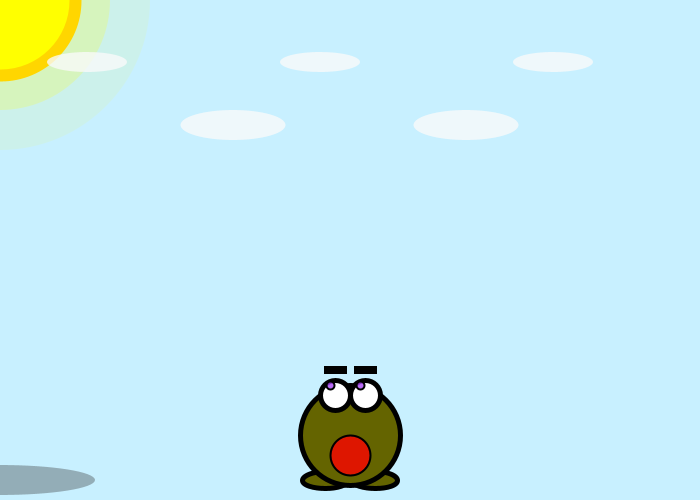
Frame 1 (no input)
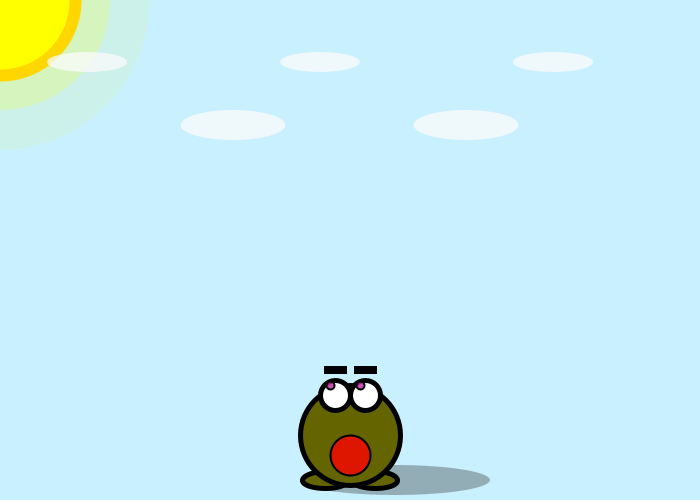
Frame 60 (the mouse pressed at the canvas centre just before this capture)
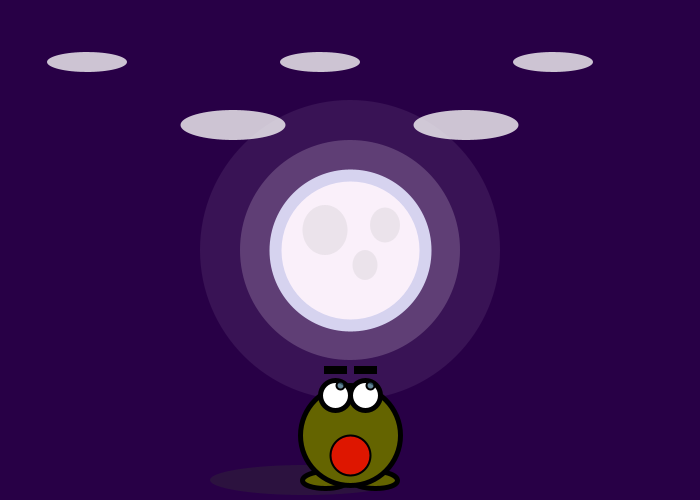
Frame 120 (the mouse held since frame 60 and released just before this capture)

The Processing sketch that drew these frames (run headless with seeded random() and noise(); from frame 60 on, the mouse is pressed at the canvas centre):

// Processing sketch: processing_39171
// ── processing_39171.pde

//DIGF 6B02 - Creation & Computation
//Learning Processing: Creature Project
//by Harjot Bal

//FRAAG the Frog
//Version #4


//Toggle switch for time of day
  boolean night = false;

//Global variables
  float positionX;
  float positionY;
  float shadow;
  float cloudX;
  float cloudY;
  float bigCloudX;
  float bigCloudY;
 
 
void setup() {

  //Screen Size -- upon changing the size of the grid you will find that the sketch automatically scales itself each time for a perfect fit
    size(700,500);

  //Fraag's positioning on screen so that he always remains at the bottom center of the screen, reference coordinates for other features
    positionX = width/2;
    positionY = height-65;

  //Anti-aliasing
    smooth();

  //Smooth and fast playback
    frameRate(30);

}
 
 
void draw() {

  //Conditional: If the mouse is pressed draw a night color background, otherwise draw a default day blue background
    if(night) {
      background(40,0,70);
    }
    else {
      background(200,240,255);
    }
  
  //Declare and initialize color variables for Fraag's eyes -- each draw loop generates a new color instead of having a fixed color chosen randomly once at every run
    float r = random(255);
    float g = random(255);
    float b = random(255);

  //Note: Elements written at top are bottom layers, and vice-versa 

   //Conditional: If the mouse is pressed draw a moon, otherwise draw a sun
     if(night) {
    //Moon
      stroke(200,200,235);
      strokeWeight(12);
      fill(250,240,250);
      ellipse(mouseX,mouseY,150,150);
      //Inner glow
        noStroke();
        fill(250,240,250,50);
        ellipse(mouseX,mouseY,220,220);
      //Outer glow
        fill(250,240,250,20);
        ellipse(mouseX,mouseY,300,300);
      //Craters
        fill(175,50);
        ellipse(mouseX+35,mouseY-25,30,35);
        ellipse(mouseX-25,mouseY-20,45,50);
        ellipse(mouseX+15,mouseY+15,25,30);
      }
      else {
      //Sun
        stroke(255,200,0);
        strokeWeight(12);
        fill(255,255,0);
        ellipse(mouseX,mouseY,150,150);
        //Inner ray
          noStroke();
          fill(255,255,0,50);
          ellipse(mouseX,mouseY,220,220);
        //Outer ray
          fill(255,255,0,20);
          ellipse(mouseX,mouseY,300,300);
      }
  
  //Clouds
    //Looping small clouds
      cloudX = width/8;
      cloudY = height/8;
      while(cloudX+40 < width) {
        fill(250,200);
        ellipse(cloudX,cloudY,80,20);
        cloudX = cloudX + (width/3);
      }
    //Looping big clouds
      bigCloudX = width/3;
      bigCloudY = height/4;
      while(bigCloudX+60 < width) {
        fill(250,200);
        ellipse(bigCloudX,bigCloudY,105,30);
        bigCloudX = bigCloudX + (width/3);
      }
    
    
  //Shadow    
    fill(50,50,50,90);
    ellipse(shadow,positionY+45,190,30);
    //Conditionals for keeping shadow opposite sun
      if(mouseX<width/2) {
        shadow=positionX+45;
      }
      else {
        shadow=positionX-45;
      }

  //Fraag
    strokeWeight(5);
    stroke(0);
    fill(100,100,0);
    //Feet
      ellipse(positionX-25,positionY+45,45,17);
      ellipse(positionX+25,positionY+45,45,17);
    //Body
      ellipse(positionX,positionY,100,100);
    //Eyes (left then right)
      fill(255,255,255);
      ellipse(positionX-15,positionY-40,30,30);
      ellipse(positionX+15,positionY-40,30,30);
    //Eyebrows (left then right)
      strokeWeight(3);
      fill(0);
      rectMode(CENTER);
      rect(positionX-15,positionY-65,20,5);
      rect(positionX+15,positionY-65,20,5);
    //Mouth
      strokeWeight(2);
      fill(255,0,0,200);
      ellipse(positionX,positionY+20,40,40);
    //Pupils
      float pupilX = constrain(mouseX,positionX-20,positionX-10);
      float pupilY = constrain(mouseY,positionY-50,positionY-30);
      strokeWeight(2);
      fill(r,g,b,200);
      ellipse(pupilX,pupilY,8,8);
      ellipse(pupilX+30,pupilY,8,8);
 
}


void mousePressed() {
  
  //Pressing the mouse toggles the night state
  night = !night;
  
}
